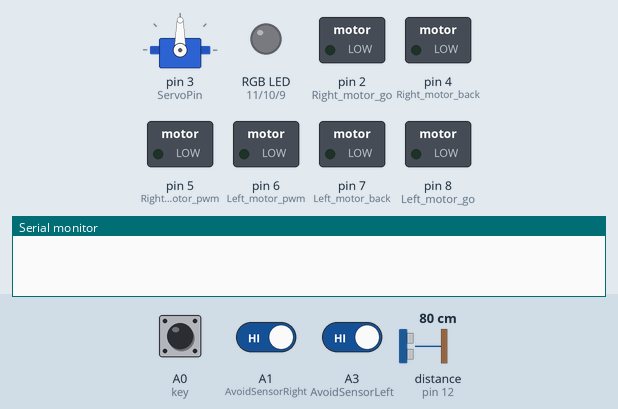
This sketch was run on a simulated Arduino Uno, built with avr-gcc and run on an emulated ATmega328P. Shown: servo, switched loads named in the sketch (green lamp = pin HIGH), an RGB LED mixed from three pins (HIGH = lit), the last lines printed to the serial monitor. Dashed ring = blinking. The inputs (shaded band) are chosen by the test bench; at power-on: A0 (key) HIGH, A1 (AvoidSensorRight) HIGH, distance to the obstacle (sensor on pin 12) 80 cm, A3 (AvoidSensorLeft) HIGH. The echo pulse lasts 58.3 µs per cm; pins used as bus, display or sensor lines are not drawn.

Above: at 0.8 s.
0.9 s: A0 (key) pulled LOW for 0.15 s
At 2.3 s:
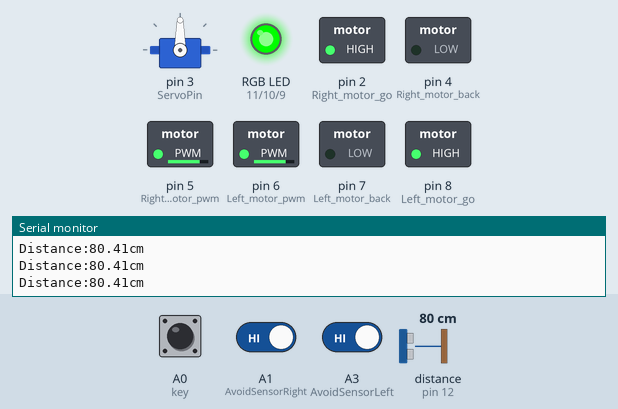
2.6 s: A1 (AvoidSensorRight) driven LOW
At 2.78 s:
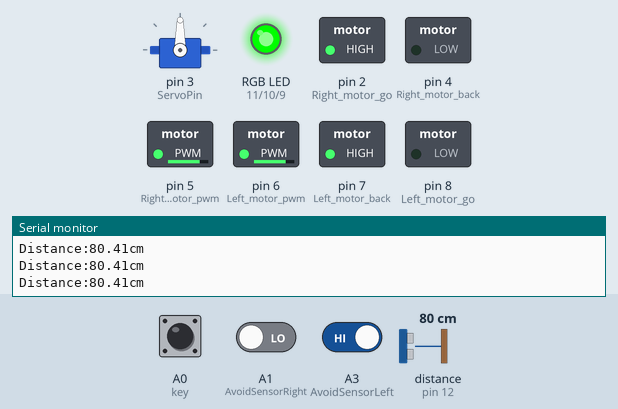
5.6 s: distance to the obstacle (sensor on pin 12) set to 33 cm
8.6 s: distance to the obstacle (sensor on pin 12) set to 28 cm
At 9.01 s:
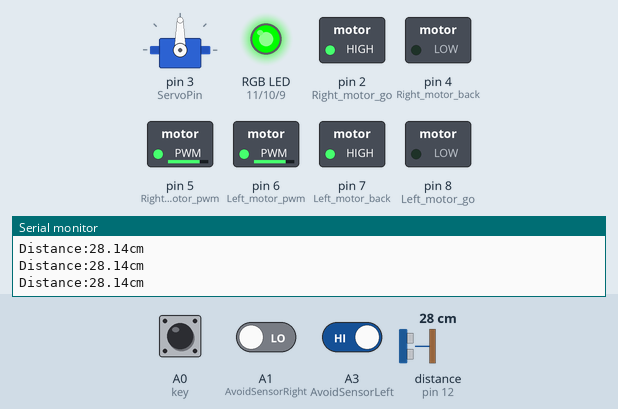
11.6 s: distance to the obstacle (sensor on pin 12) set to 22 cm
14.6 s: distance to the obstacle (sensor on pin 12) set to 17 cm
At 15.2 s:
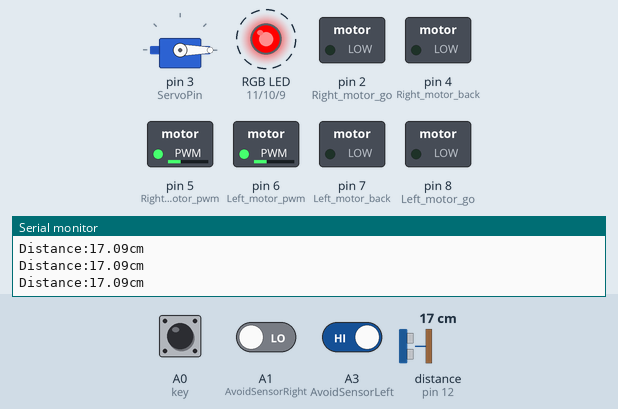
Timing chart, 0 to 18.6 s (numbered marks = the images above; inputs shaded):
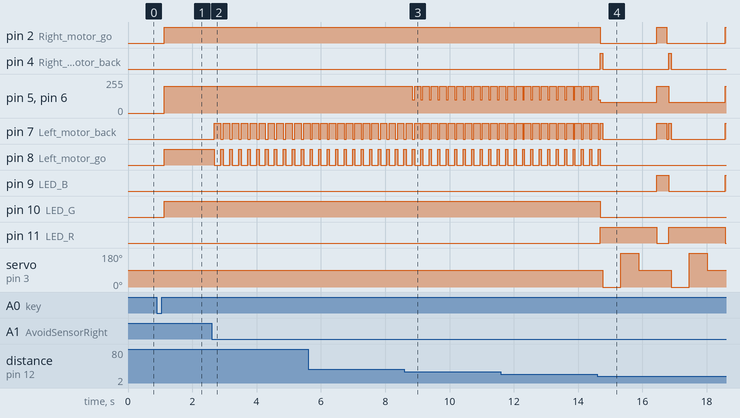

Measured:
- the behaviour switches between 31 and 30 cm on distance to the obstacle (sensor on pin 12) (found by bisection; images 2 and 3)
- the behaviour switches between 20 and 19 cm on distance to the obstacle (sensor on pin 12) (found by bisection; images 3 and 4)
- after the input at 0.9 s, pin 2 (Right_motor_go), pin 8 (Left_motor_go), pin 10 (LED_G): LOW → HIGH after 0.23 s; pin 5 (Right_motor_pwm), pin 6 (Left_motor_pwm): 0/255 → 200/255 after 0.23 s
- after the input at 2.6 s, pin 7 (Left_motor_back): alternates HIGH for 0.20 s and LOW for 0.08 s, starting after 0.08 s; pin 8 (Left_motor_go): alternates HIGH for 0.08 s and LOW for 0.20 s, starting after 0.08 s
- after the input at 8.6 s, pin 5 (Right_motor_pwm), pin 6 (Left_motor_pwm): alternates 200/255 for 0.20 s and 100/255 for 0.06 s, starting after 0.25 s
- after the input at 14.6 s, pin 2 (Right_motor_go): alternates HIGH for 0.32 s and LOW for 1.8 s, starting after 0.09 s; pin 4 (Right_motor_back): alternates HIGH for 0.08 s and LOW for 2.1 s, starting after 0.09 s

The sketch:

servo_ultrasonic_avoid.ino
```cpp
// (licence header left out)
#include <Servo.h>  //The servo library file of the system

#define ON  1       //enable LED
#define OFF 0       //prohibit LED

Servo myservo;      //Define steering gear-myservo

//Define pin
int LED_R = 11;     //LED_R connect interface 11 on the arduino
int LED_G = 10;     //LED_G connect interface 10 on the arduino
int LED_B = 9;      //LED_B connect interface 9 on the arduino

/*Steering engine*/
int ServoPin = 3;

int Left_motor_go = 8;        // AIN1
int Left_motor_back = 7;      // AIN2

int Right_motor_go = 2;       // BIN1
int Right_motor_back = 4;     // BIN2

int Left_motor_pwm = 6;       //left motor speed control PWMA
int Right_motor_pwm = 5;      //right motor speed control PWMB

int key = A0;                 //Define button as analog port A0 with Arduino

int EchoPin = 12;             //define EchoPin is 12 on the  Arduino
int TrigPin = 13;             //define TriPin is 13 on the  Arduino

float distance = 0;           //define ultrasonic measure distance

const int AvoidSensorLeft =  A3;   //Define left infrared obstacle avoidance sensor pin A3
const int AvoidSensorRight = A1;   //Define right infrared obstacle avoidance sensor pin A1
int LeftSensorValue ;              //Define variables to store data collected by photosensitive resistor
int RightSensorValue ;
/**
* Function       setup
* @author        Danny
* @date          2017.07.25
* @brief          Initialization configuration
* @param[in]     void
* @retval        void
* @par History   no
*/
void setup()
{
  //Set the baud rate of serial data transmission is 9600
  Serial.begin(9600);

  //Initialize the motor PIN IO
  pinMode(Left_motor_go, OUTPUT);
  pinMode(Left_motor_back, OUTPUT);
  pinMode(Right_motor_go, OUTPUT);
  pinMode(Right_motor_back, OUTPUT);

  //Initialize RGB pin as output interface
  pinMode(LED_R, OUTPUT);
  pinMode(LED_G, OUTPUT);
  pinMode(LED_B, OUTPUT);

  //Define the buzzer interface as the output interface
  pinMode(key, INPUT);

  //Initialize button is level high
  digitalWrite(key, HIGH);

  //Define ultrasonic pin
  pinMode(EchoPin, INPUT);
  pinMode(TrigPin, OUTPUT);

  //Set the  Steering engine control pin to 3
  myservo.attach(ServoPin);
  int ServoPos = 90;
  myservo.write(ServoPos);

  //Define sensor as input interface
  pinMode(AvoidSensorLeft, INPUT);
  pinMode(AvoidSensorRight, INPUT);

  //Initialize sensor is level high
  digitalWrite(AvoidSensorLeft, HIGH);
  digitalWrite(AvoidSensorRight, HIGH);

  //Call key scan fuction
  key_scan();
}

/**
* Function       servo_color_carstate
* @author        Danny
* @date          2017.07.26
* @brief         Steering engine turn ultrasonic obstacle avoidance,
                 led according to the status of the car to display the corresponding color
* @param[in]     void
* @param[out]    void
* @retval        void
* @par History   no
*/
void servo_color_carstate()
{
  //Define the position variables of the steering gear and the front, left and right distances of the car
  int iServoPos = 0;
  int LeftDistance = 0;
  int RightDistance = 0;
  int FrontDistance = 0;
  corlor_led(ON, OFF, OFF);
  back(80);                //Avoid a sudden stop, can not brake the car
  brake();

  //The steering gear rotates to 0 degrees,is right, ranging
  myservo.write(0);
  delay(500);
  Distance_test();
  RightDistance = distance;

  //The steering gear rotates to 180 degrees,is backside, ranging
  myservo.write(180);
  delay(500);
  Distance_test();
  LeftDistance = distance;

  //The steering gear rotates to 90 degrees,is left, ranging
  myservo.write(90);
  delay(500);
  Distance_test();
  FrontDistance = distance;

  if (LeftDistance < 10 && RightDistance < 10 && FrontDistance < 10  )
  {
    //light_R,turn around
    corlor_led(ON, OFF, ON);
    spin_right(625);
    brake();
  }
  else if ( LeftDistance >= RightDistance) //When the left distance is greater than the right, turn left in place
{
    //light_B
    corlor_led(OFF, OFF, ON);
    spin_left(315);
    brake();
  }
  else if (LeftDistance < RightDistance ) //When the right distance is greater than the left, the turn right is in place
  {
    //light_R,turn right
    corlor_led(ON, OFF, ON);
    spin_right(315);
    brake();
  }
}

/**
* Function       run
* @author        Danny
* @date          2017.07.26
* @brief         car run
* @param[in1]    LeftSpeed
* @param[in2]    RightSpeed
* @param[out]    void
* @retval        void
* @par History   no
*/
void run(int LeftSpeed, int RightSpeed)
{
  //left motor go
  digitalWrite(Left_motor_go, HIGH);   //enable left motor go
  digitalWrite(Left_motor_back, LOW);  //prohibit left motro back
  analogWrite(Left_motor_pwm, LeftSpeed);

   //right motor go
  digitalWrite(Right_motor_go, HIGH);  //enable right motor go
  digitalWrite(Right_motor_back, LOW); //prohibit right motor back
  analogWrite(Right_motor_pwm, RightSpeed);
}

/**
* Function       brake
* @author        Danny
* @date          2017.07.25
* @brief         car brake
* @param[in]
* @param[out]    void
* @retval        void
* @par History   no
*/
void brake()
{
  digitalWrite(Left_motor_go, LOW);
  digitalWrite(Left_motor_back, LOW);
  digitalWrite(Right_motor_go, LOW);
  digitalWrite(Right_motor_back, LOW);

}

/**
* Function       left
* @author        Danny
* @date          2017.07.25
* @brief         Turn left (left wheel stop, right wheel go)
* @param[in]     void
* @param[out]    void
* @retval        void
* @par History   no
*/
void left()
{
  //left motor stop
  digitalWrite(Left_motor_go, LOW);    //prohibit left motor go
  digitalWrite(Left_motor_back, LOW);  //prohibit left motor back
  analogWrite(Left_motor_pwm, 0);

   //right motor go
  digitalWrite(Right_motor_go, HIGH);  //enable right motor go
  digitalWrite(Right_motor_back, LOW); //prohibit right motor back
  analogWrite(Right_motor_pwm, 80);
}

/**
* Function       right
* @author        Danny
* @date          2017.07.25
* @brief         Turn right (right wheel stop, left wheel go)
* @param[in]     void
* @param[out]    void
* @retval        void
* @par History   no
*/
void right()
{
  //left motor go
  digitalWrite(Left_motor_go, HIGH);   //enable left motor go
  digitalWrite(Left_motor_back, LOW);  //prohibit left motor back
  analogWrite(Left_motor_pwm, 80);

  //right motor stop
  digitalWrite(Right_motor_go, LOW);   //prohibit right motor go
  digitalWrite(Right_motor_back, LOW); //prohibit right motor back
  analogWrite(Right_motor_pwm, 0);
}

/**
* Function       spin_left
* @author        Danny
* @date          2017.07.25
* @brief         Turn left in place(left wheel back,right wheel go)
* @param[in]     time:delay
* @param[out]    void
* @retval        void
* @par History   no
*/
void spin_left(int time)
{
  //left motor back
  digitalWrite(Left_motor_go, LOW);     //prohibit left motor go
  digitalWrite(Left_motor_back, HIGH);  //enable left motor back
  analogWrite(Left_motor_pwm, 200);

  //right motor go
  digitalWrite(Right_motor_go, HIGH);  //enable right motor go
  digitalWrite(Right_motor_back, LOW); //prohibit right motor back
  analogWrite(Right_motor_pwm, 200);

  delay(time);
}

/**
* Function       spin_right
* @author        Danny
* @date          2017.07.25
* @brief         Turn right in place(right wheel back,left wheel go)
* @param[in]     time:delay
* @param[out]    void
* @retval        void
* @par History   no
*/
void spin_right(int time)
{
  //left motor go
  digitalWrite(Left_motor_go, HIGH);    //enable left motor go
  digitalWrite(Left_motor_back, LOW);   //prohibit left motor back
  analogWrite(Left_motor_pwm, 200);

  //right motor back
  digitalWrite(Right_motor_go, LOW);    //prohibit right motor go
  digitalWrite(Right_motor_back, HIGH); //enable right motor back
  analogWrite(Right_motor_pwm, 200);

  delay(time);
}

/**
* Function       back
* @author        Danny
* @date          2017.07.25
* @brief         car back
* @param[in]     time:delay
* @param[out]    void
* @retval        void
* @par History   no
*/
void back(int time)
{
  //left motor back
  digitalWrite(Left_motor_go, LOW);     //prohibit left motor go
  digitalWrite(Left_motor_back, HIGH);  //enable lef tmotor back
  analogWrite(Left_motor_pwm, 80);

  //right motor back
  digitalWrite(Right_motor_go, LOW);     //prohibit right motor go
  digitalWrite(Right_motor_back, HIGH);  //enable right motor back
  analogWrite(Right_motor_pwm, 80);

  delay(time);
}

/**
* Function       color_led
* @author        Danny
* @date          2017.07.25
* @brief        The different combinations of R, G, B tricolor form 7 different colors
* @param[in1]    v_iRed:Red ON/OFF
* @param[in2]    v_iGreen:Green ON/OFF
* @param[in3]    v_iBlue:Blue ON/OFF
* @retval        void
* @par History   no
*/
void corlor_led(int v_iRed, int v_iGreen, int v_iBlue)
{
  //红色LED
  if (v_iRed == ON)
  {
    digitalWrite(LED_R, HIGH);
  }
  else
  {
    digitalWrite(LED_R, LOW);
  }
  //绿色LED
  if (v_iGreen == ON)
  {
    digitalWrite(LED_G, HIGH);
  }
  else
  {
    digitalWrite(LED_G, LOW);
  }
  //蓝色LED
  if (v_iBlue == ON)
  {
    digitalWrite(LED_B, HIGH);
  }
  else
  {
    digitalWrite(LED_B, LOW);
  }
}

/**
* Function       Distance
* @author        Danny
* @date          2017.07.26
* @brief         Ultrasonic measurement of the distance ahead
* @param[in]     void
* @param[out]    void
* @retval        void
* @par History   no
*/
void Distance()
{
   digitalWrite(TrigPin, LOW);               //Give trigger pin low level 2 s
  delayMicroseconds(2);
  digitalWrite(TrigPin, HIGH);              //Give trigger pin high level 10 s,at least 10 s
  delayMicroseconds(10);
  digitalWrite(TrigPin, LOW);
  float Fdistance = pulseIn(EchoPin, HIGH); // Read high level time(uint：us)
  Fdistance = Fdistance / 58;
  Serial.print("Distance:");               //（uint ：cm）
  Serial.print(Fdistance);                 //display distance
  Serial.println("cm");
  distance = Fdistance;
}

/**
* Function       Distane_test
* @author        Danny
* @date          2017.07.26
* @brief         Ultrasonic measurement five times, remove the maximum value, the minimum value,
*                Taking average value to improve test accuracy
* @param[in]     void
* @param[out]    void
* @retval        void
* @par History   no
*/
void Distance_test()
{
  unsigned long ultrasonic[5] = {0};
  int num = 0;
  while (num < 5)
  {
    Distance();
    while (distance >= 500 || distance == 0)
    {
      brake();
      Distance();
    }
    ultrasonic[num] = distance;
    num++;
    delay(10);
  }
  num = 0;
  bubble(ultrasonic, 5);
  distance = (ultrasonic[1] + ultrasonic[2] + ultrasonic[3]) / 3;
  return;
}

/**
* Function       bubble
* @author        Danny
* @date          2017.07.26
* @brief         Five times of ultrasonic data for bubble sorting
* @param[in1]    a:The first address of ultrasonic array
* @param[in2]    n:Size of ultrasonic array
* @param[out]    void
* @retval        void
* @par History   no
*/
//冒泡排序
void bubble(unsigned long *a, int n)

{
  int i, j, temp;
  for (i = 0; i < n - 1; i++)
  {
    for (j = i + 1; j < n; j++)
    {
      if (a[i] > a[j])
      {
        temp = a[i];
        a[i] = a[j];
        a[j] = temp;
      }
    }
  }
}

/**
* Function       key_scan
* @author        Danny
* @date          2017.07.25
* @brief         Button detection (including software key to remove jitter)
* @param[in]     void
* @param[out]    void
* @retval        void
* @par History   no
*/
void key_scan()
{
  while (digitalRead(key));       //When the button not press, it while
  while (!digitalRead(key))       //When the button press
  {
    delay(10);	                  //delay 10ms
    if (digitalRead(key)  ==  LOW)//The second time to determine whether the button is pressed
    {
      delay(100);
      while (!digitalRead(key));  //Test whether the key is released
    }
  }
}

/**
* Function       loop
* @author        Danny
* @date          2017.07.25
* @brief         Call the key scan function ,
*                 Open the ultrasonic obstacle avoidance mode with the actuator pan tilt,
*                 Infrared obstacle avoidance module is used to assist obstacle avoidance
*                 (ultrasonic obstacle avoidance is blind)
* @param[in]     void
* @retval        void
* @par History    no
*/
void loop()
{
  Distance_test();
  if (distance > 30  )    //When the obstacle distance is greater than 50,
                          // the left and right infrared rays are used to assist the obstacle avoidance
  {
    //When the obstacle is encountered, the infrared obstacle avoidance module light up,the port level is LOW
    //When no obstacle, the infrared obstacle avoidance module light out, the port level is HIGH
    LeftSensorValue = digitalRead(AvoidSensorLeft);
    RightSensorValue = digitalRead(AvoidSensorRight);

    if (LeftSensorValue == HIGH && RightSensorValue == LOW)
    {
      spin_left(200); ////There's an obstacle on the right.There's a signal to go back and turn left
    }
    else if (RightSensorValue == HIGH && LeftSensorValue == LOW)
    {
      spin_right(200);//There's an obstacle on the left.There's a signal to go back and turn right
    }
    else if (RightSensorValue == LOW && LeftSensorValue == LOW)
    {
      spin_right(200);//When the obstacle is detected on both sides,
                     //the obstacle avoidance in the fixed direction is called(turn right in place)
    }
    //When the distance is greater than 50, go ahead and turn on the green light
    run(200, 200);
    corlor_led(OFF, ON, OFF);
  }
  else if ((distance >= 20 && distance <= 30))
  {
    //When the obstacle is encountered, the infrared obstacle avoidance module light up,the port level is LOW
    //When no obstacle, the infrared obstacle avoidance module light out, the port level is HIGH
    LeftSensorValue = digitalRead(AvoidSensorLeft);
    RightSensorValue = digitalRead(AvoidSensorRight);

    if (LeftSensorValue == HIGH && RightSensorValue == LOW)
    {
      spin_left(200); //There's an obstacle on the right.There's a signal to go back and turn left
    }
    else if (RightSensorValue == HIGH && LeftSensorValue == LOW)
    {
      spin_right(200);//There's an obstacle on the left.There's a signal to go back and turn right
    }
    else if (RightSensorValue == LOW && LeftSensorValue == LOW)
    {
      spin_right(200);//When the obstacle is detected on both sides,
                    //the obstacle avoidance in the fixed direction is called(turn right in place)
    }
    //When distance is between 30-50,run slowly
    run(100, 100);
  }
  else if (  distance < 20  )//When the distance is less than 30, call the servo color control program
  {
    servo_color_carstate();
  }
}
```
